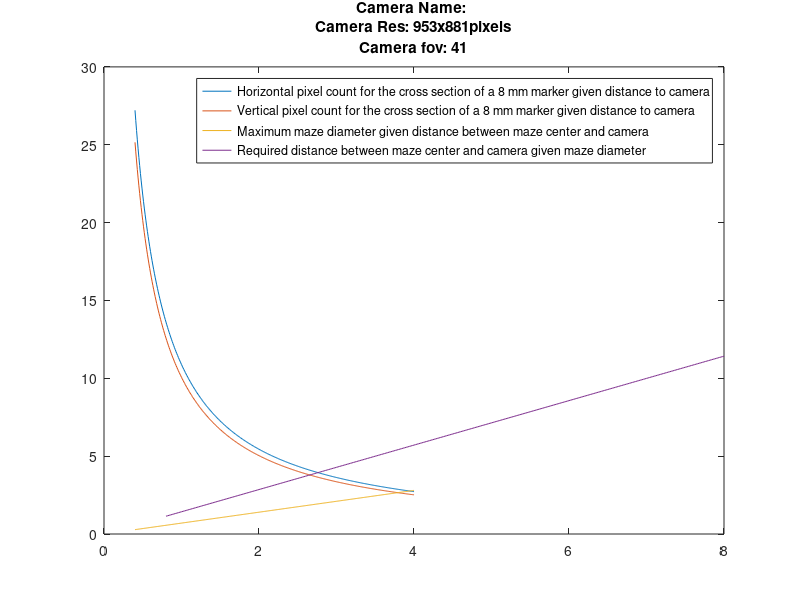

The MATLAB source for this figure:

%% Mcam
cam(1).hpx = 953;
cam(1).vpx = 881;
cam(1).msize = 8; %mm
cam(1).fov = 41;

%%18w
cam(2).hpx = 1664;
cam(2).vpx = 1088;
cam(2).msize = 8; %mm
cam(2).fov = 51;


%%p18w
cam(3).hpx = 1664;
cam(3).vpx = 1088;
cam(3).msize = 8; %mm
cam(3).fov = 70;


%%p41
cam(4).name = 'Prime 41';
cam(4).hpx=2048;
cam(4).vpx=2048;
cam(4).msize=3;
cam(4).fov = 51;




%for i=1:numel(c)
%end

i = 1

cam(i).fov = deg2rad(cam(i).fov);
r = [.4:.01:4]';
c = sqrt((r-r.*cos(cam(i).fov)).^2+(r.*sin(cam(i).fov)).^2);

hppm = cam(i).msize./(c./cam(i).hpx.*1000);
vppm = cam(i).msize./(c./cam(i).vpx.*1000);


mazer = [.5:.1:4]';

dr = (2.*r./sin((pi-cam(i).fov)./2)).*sqrt(1/((1-cos(cam(i).fov)).^2+sin(cam(i).fov).^2)).*cos(cam(i).fov./2);


figure
plot([r,r,r,r.*2],[hppm,vppm,c,dr])
legend(['Horizontal pixel count for the cross section of a ' num2str(cam(i).msize) ' mm marker given distance to camera'],...
       ['Vertical pixel count for the cross section of a ' num2str(cam(i).msize) ' mm marker given distance to camera'],...
       ['Maximum maze diameter given distance between maze center and camera'],...
       ['Required distance between maze center and camera given maze diameter'])
title({['Camera Name: ' cam(i).name],...
       ['Camera Res: ' num2str(cam(i).hpx) 'x' num2str(cam(i).vpx)  'pixels'],...
       ['Camera fov: ' num2str(rad2deg(cam(i).fov))]})
